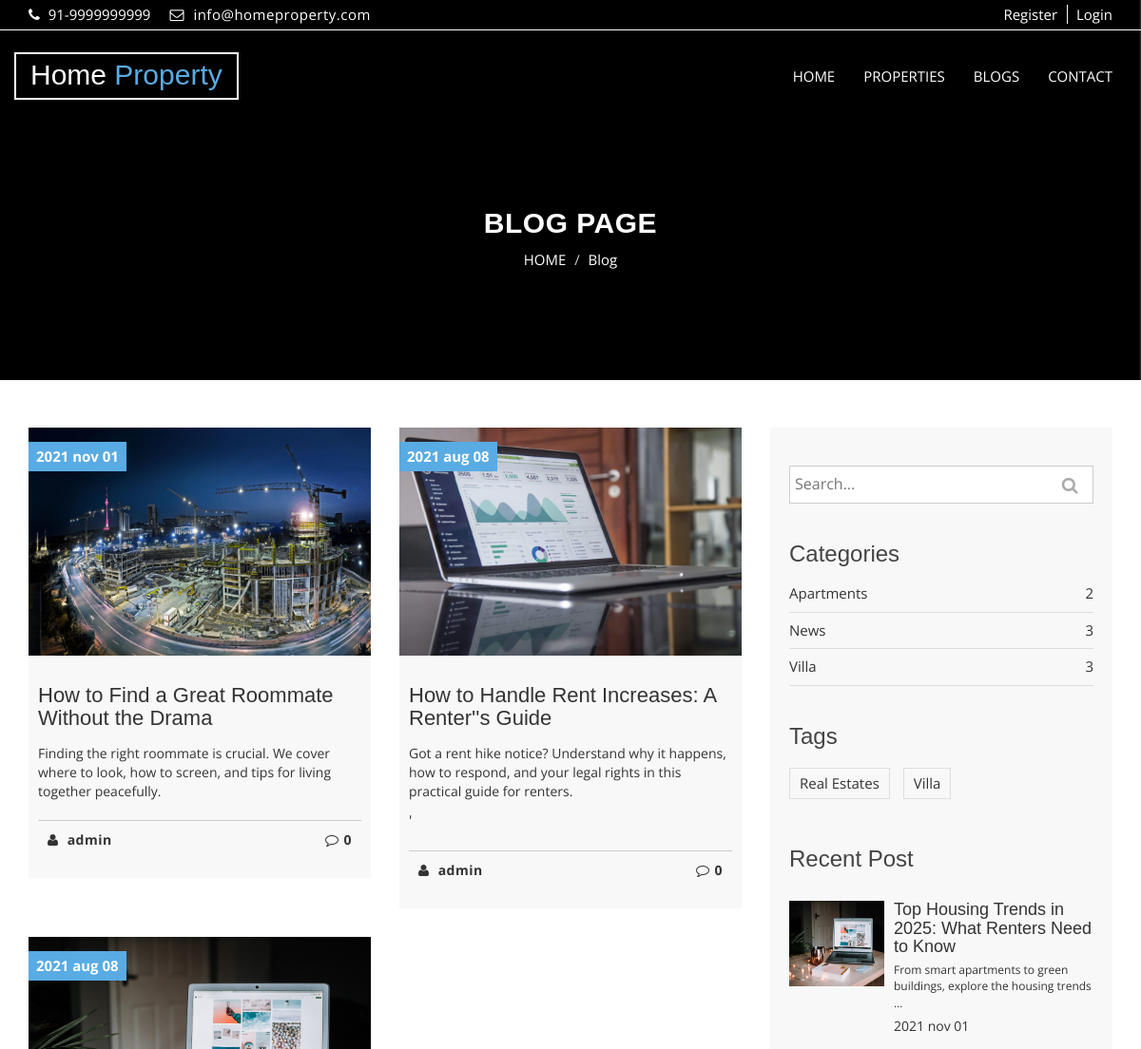
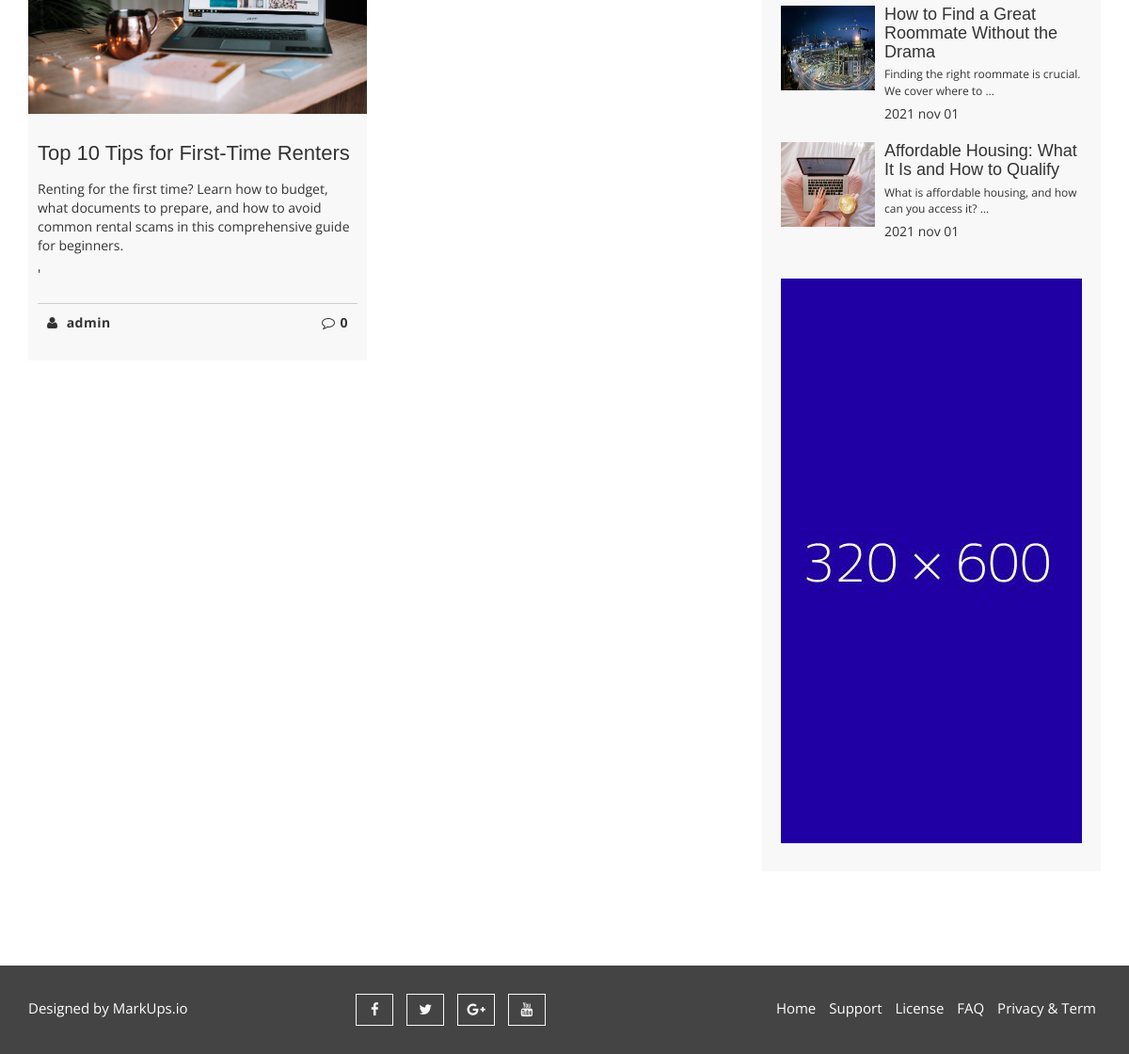
Screenshot of /blogs/categories/villa/ with the database file from the repository (2 pictures, top to bottom).
### blog/models.py (models this page shows, shortened)
class Blog(models.Model):
    title = models.CharField(max_length=55, verbose_name='Title')
    author = models.ForeignKey(User, verbose_name='Author', on_delete = models.CASCADE, blank=False, null=False)
    category = models.ForeignKey("Category", related_name="blog", verbose_name='Category', on_delete=models.CASCADE, blank=True, null=True)
    tag = models.ManyToManyField("Tag", related_name="blogs", verbose_name='Tags', blank=True)
    image = models.ImageField(upload_to='blogs/', verbose_name='Image')
    content = RichTextField()
    slug = AutoSlugField(populate_from='title')
    pub_date = models.DateTimeField(auto_now_add=True)
    update_date = models.DateTimeField(auto_now=True)
    def get_absolute_url(self):
        return reverse('blog:Blog-Detail', kwargs={"pk": self.pk})
    class Meta:
        ordering = ('-pub_date',)

class Category(models.Model):
    title = models.CharField(max_length=55, verbose_name='Title')
    slug = AutoSlugField(populate_from='title')
    pub_date = models.DateTimeField(auto_now_add=True)
    def get_absolute_url(self):
        return reverse("blog:Blog-Category", kwargs={"category": self.slug})
    class Meta:
        verbose_name_plural = "Catrgories"

class Tag(models.Model):
    title = models.CharField(max_length=55, verbose_name='Title')
    slug = AutoSlugField(populate_from='title')
    pub_date = models.DateTimeField(auto_now_add=True)
    def get_absolute_url(self):
        return reverse("blog:Blog-Tag", kwargs={"tag": self.slug})

### blog/views.py (the view)
class CategoryView(ListView):
    template_name = "blog/blog_list.html"
    context_object_name = "blogs"
    paginate_by = 6
    def get_queryset(self):
        return get_list_or_404(Blog.objects.select_related("author").prefetch_related("comments"), category__slug=self.kwargs["category"])

### blog/context_processors.py (called while the page is built)
def blog_context(request):
    categories = Category.objects.all().annotate(num_blogs=Count("blog"))
    tags = Tag.objects.all()
    recent_posts = Blog.objects.order_by("-pub_date")[:3]
    return {"categories": categories, "tags": tags, "recent_posts": recent_posts}

### property/context_processors.py (called while the page is built, shortened)
def global_context(request):
    return {}

### blog/templates/blog/blog_list.html (shortened to what this page needs)
{% extends 'base.html' %}
{% load static %}
{% block content %}
  <section id="aa-property-header">
    <div class="container">
      <div class="row">
        <div class="col-md-12">
          <div class="aa-property-header-inner">
            <h2>Blog Page</h2>
            <ol class="breadcrumb">
            <li><a href="#">HOME</a></li>
            <li class="active">Blog</li>
          </ol>
          </div>
        </div>
      </div>
    </div>
  </section>
  <section id="aa-blog">
    <div class="container">
      <div class="row">
        <div class="col-md-12">
          <div class="aa-blog-area">
            <div class="row">
              <div class="col-md-8">
                <div class="aa-blog-content">
                  <div class="row">
                  {% for blog in blogs %}
                    <div class="col-md-6 col-sm-6">
                      <article class="aa-blog-single">
                        <figure class="aa-blog-img">
                          <a href="{{blog.get_absolute_url}}"><img alt="img" src="{{blog.image.url}}"></a>
                          <span class="aa-date-tag">{{blog.pub_date|date:"Y b d"}}</span>
                        </figure>
                        <div class="aa-blog-single-content">
                          <h3><a href="{% url 'blog:Blog-Detail' blog.id %}">{{blog.title}}</a></h3>
                          <p>{{blog.content|safe|truncatewords:30}}</p>
                          <div class="aa-blog-single-bottom">
                            <a class="aa-blog-author" href="#"><i class="fa fa-user"></i> {{blog.author}}</a>
                            <a class="aa-blog-comments" href="#"><i class="fa fa-comment-o"></i>{{blog.comments.count}}</a>
                          </div>
                        </div>
                      </article>
                    </div>
                  {%endfor%}
                  </div>
                  <div class="row">
                    <div class="col-md-12">
                    </div>
                  </div>
                </div>
              </div>
              {% include "blog/sidebar.html"%}
            </div>
          </div>
        </div>
      </div>
    </div>
  </section>
{% endblock content %}

### blog/templates/blog/sidebar.html
{%load static%}
<div class="col-md-4">
    <aside class="aa-blog-sidebar">
        <div class="aa-blog-sidebar-single">
            <form action="{% url 'blog:Blog-Search' %}" method="GET">
                <div class="aa-blog-search">
                <input class="aa-search-text" type="text" name="q" placeholder="Search...">
                <button class="aa-search-submit" type="submit">
                    <i class="fa fa-search"></i>
                </button>
                </div>
            </form>
        </div>
        <div class="aa-blog-sidebar-single">
            <h3>Categories</h3>
            <ul class="aa-blog-catg">
            {% for category in categories %}
                <li><a href="{{category.get_absolute_url}}">{{category.title}}</a><span>{{category.num_blogs}}</span></li>
            {% endfor %}
            </ul>
        </div>
        <div class="aa-blog-sidebar-single">
            <h3>Tags</h3>
            <div class="tag-cloud">
            {% for tag in tags %}
                <a href="{{tag.get_absolute_url}}">{{tag.title}}</a>
            {% endfor %}
            </div>
        </div>
        <div class="aa-blog-sidebar-single">
            <h3>Recent Post</h3>
            <div class="aa-blog-recent-post">
            {% for post in recent_posts %}
                <div class="media">
                    <div class="media-left">
                        <a href="{{post.get_absolute_url}}">
                            <img alt="img" src="{{post.image.url}}" class="media-object">
                        </a>
                    </div>
                    <div class="media-body">
                        <h4 class="media-heading"><a href="{{post.get_absolute_url}}">{{post.title}}</a></h4>
                        <p>{{post.content|truncatewords:10|safe}}</p>
                        <span>{{post.pub_date|date:"Y b d"}}</span>
                    </div>
                </div>
            {%endfor%}
            </div>
        </div>
        <div class="aa-blog-sidebar-single">
            <div class="aa-banner-ads">
                <a href="#">
                <img src="{%static 'img/banner-ads.jpg'%}" alt="banner img">
                </a>
            </div>
        </div>
    </aside>
</div>

### static/css/theme-color/default-theme.css (style rules this page uses)
h2 { color: #59abe3; }
.aa-blog-single .aa-date-tag { background-color: #59abe3; }
#aa-property-header .aa-property-header-inner .breadcrumb li.active { color: #59abe3; }

### rows the page displays
Blog: image (picture), pub_date "2021 nov 01", title "How to Find a Great Roommate Without the Drama", content "Finding the right roommate is crucial. We cover where to look, how to screen, and tips for living together peacefully.", author "admin", comments.count "0", content "Finding the right roommate is crucial. We cover where to …"
Blog: image (picture), pub_date "2021 aug 08", title "How to Handle Rent Increases: A Renter''s Guide", content "Got a rent hike notice? Understand why it happens, how to respond, and your legal rights in this practical guide for renters. '", author "admin", comments.count "0"
Blog: image (picture), pub_date "2021 aug 08", title "Top 10 Tips for First-Time Renters", content "Renting for the first time? Learn how to budget, what documents to prepare, and how to avoid common rental scams in this comprehensive guide for beginners. '", author "admin", comments.count "0"
Category: title "Apartments", num_blogs "2"
Category: title "News", num_blogs "3"
Category: title "Villa", num_blogs "3"
Tag: title "Real Estates"
Tag: title "Villa"
Blog: image (picture), title "Top Housing Trends in 2025: What Renters Need to Know", content "From smart apartments to green buildings, explore the housing trends …", pub_date "2021 nov 01"
Blog: image (picture), title "Affordable Housing: What It Is and How to Qualify", content "What is affordable housing, and how can you access it? …", pub_date "2021 nov 01"
